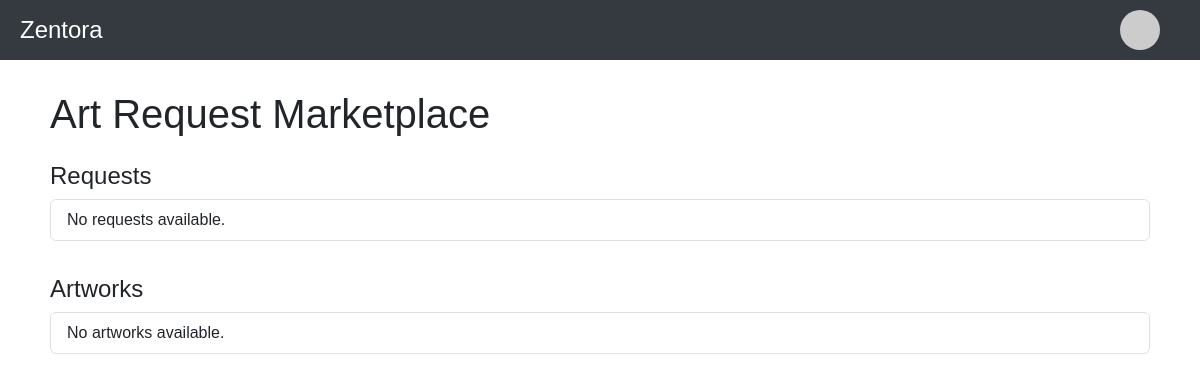
/accounts/marketplace/ (signed in), run on an earlier commit of the app's database.
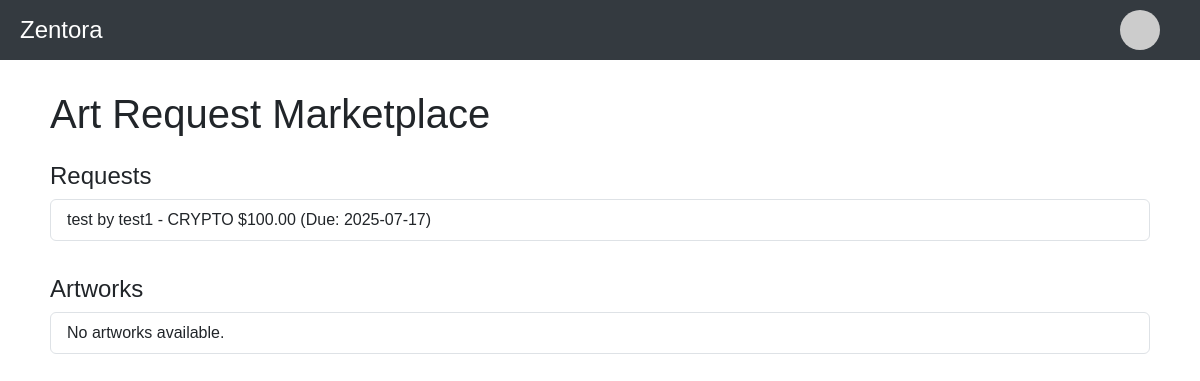
And on a later commit of the database.
### accounts/models.py (models this page shows, shortened)
class Request(models.Model):
    user = models.ForeignKey('ZentoraUser', on_delete=models.CASCADE)
    title = models.CharField(max_length=200)
    description = models.TextField()
    style = models.CharField(max_length=100, blank=True)
    genre = models.CharField(max_length=100, blank=True)
    deadline = models.DateField()
    reward_type = models.CharField(max_length=10, choices=[('CASH', 'Cash'), ('CRYPTO', 'Crypto')])
    reward_amount = models.DecimalField(max_digits=10, decimal_places=2)
    created_at = models.DateTimeField(auto_now_add=True)

class ZentoraUser(AbstractUser):
    ACCOUNT_TYPES = (
        ('DEV', 'Developer'),
        ('USER', 'Regular User'),
    )
    account_type = models.CharField(max_length=4, choices=ACCOUNT_TYPES, default='USER')
    profile_picture = models.ImageField(upload_to='profiles/', null=True, blank=True)

### accounts/views.py (the view)
# urls.py: path('marketplace/', views.marketplace, name='marketplace'),
def marketplace(request):
    requests = Request.objects.all()
    artworks = Artwork.objects.all()
    return render(request, 'accounts/marketplace.html', {
        'requests': requests,
        'artworks': artworks,
        'is_dev': request.user.is_authenticated and request.user.account_type == 'DEV'
    })

### accounts/templates/accounts/marketplace.html (shortened to what this page needs)
{% extends 'base.html' %}
{% block content %}
    <h1 class="mb-4">Art Request Marketplace</h1>
    <h2 class="h4 mt-4">Requests</h2>
    <div class="list-group">
    {% for request in requests %}
        <div class="list-group-item">{{ request.title }} by {{ request.user.username }} - {{ request.reward_type }} ${{ request.reward_amount }} (Due: {{ request.deadline|date:"Y-m-d" }})</div>
    {% empty %}
        <div class="list-group-item">No requests available.</div>
    {% endfor %}
    </div>
    <h2 class="h4 mt-4">Artworks</h2>
    <div class="list-group">
    {% for artwork in artworks %}
        <div class="list-group-item">{{ artwork.title }} by {{ artwork.user.username }} - {{ artwork.license }} {% if artwork.price %}${{ artwork.price }}{% endif %} (Uploaded: {{ artwork.created_at|date:"Y-m-d" }})</div>
    {% empty %}
        <div class="list-group-item">No artworks available.</div>
    {% endfor %}
    </div>
{% endblock %}

What changed in the data, as far as the page shows it:
added Request: title "test", user.username "test1", reward_type "CRYPTO", reward_amount "100.00", deadline "2025-07-17"
Also different on the page:
text no longer shown: "No requests available."
